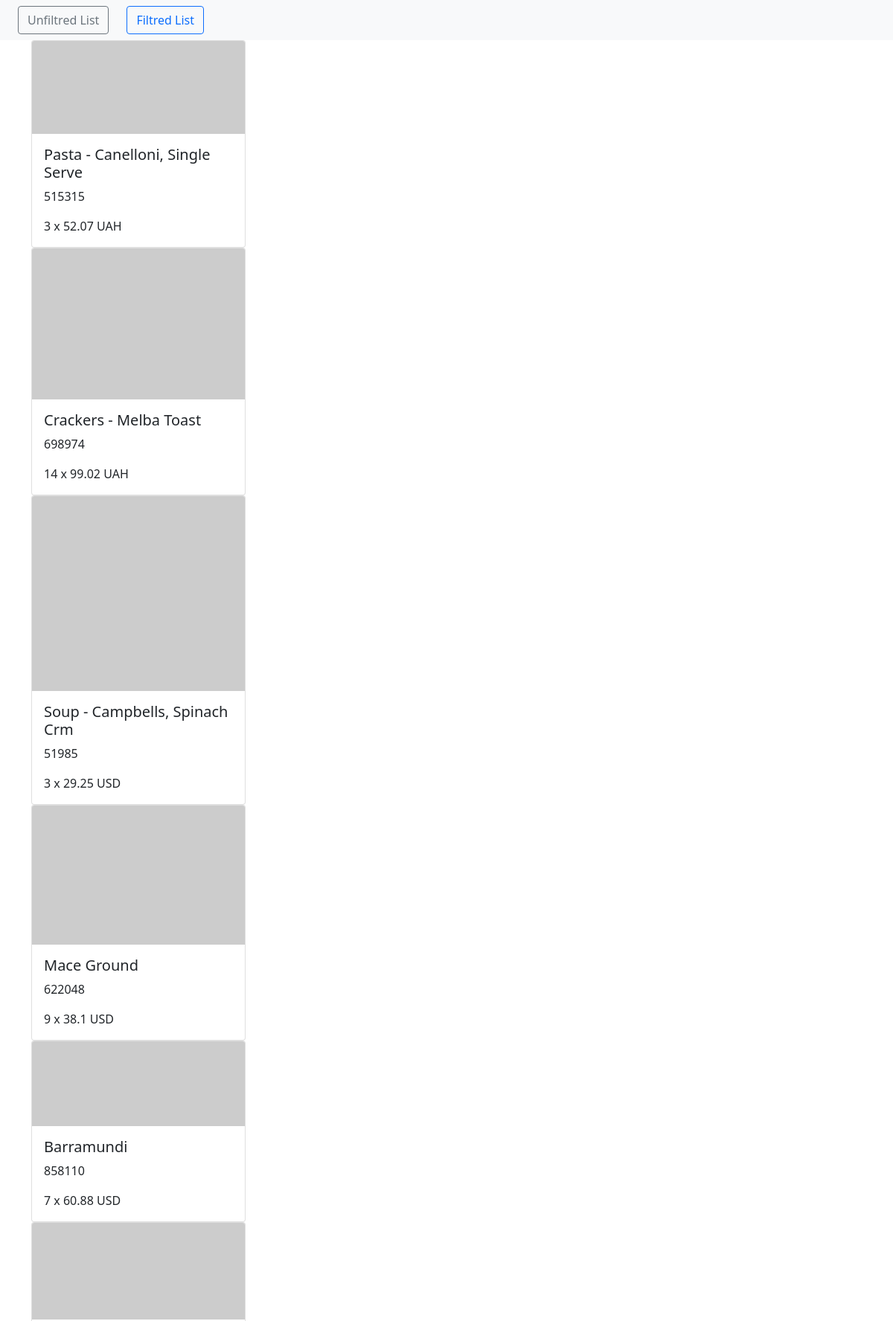
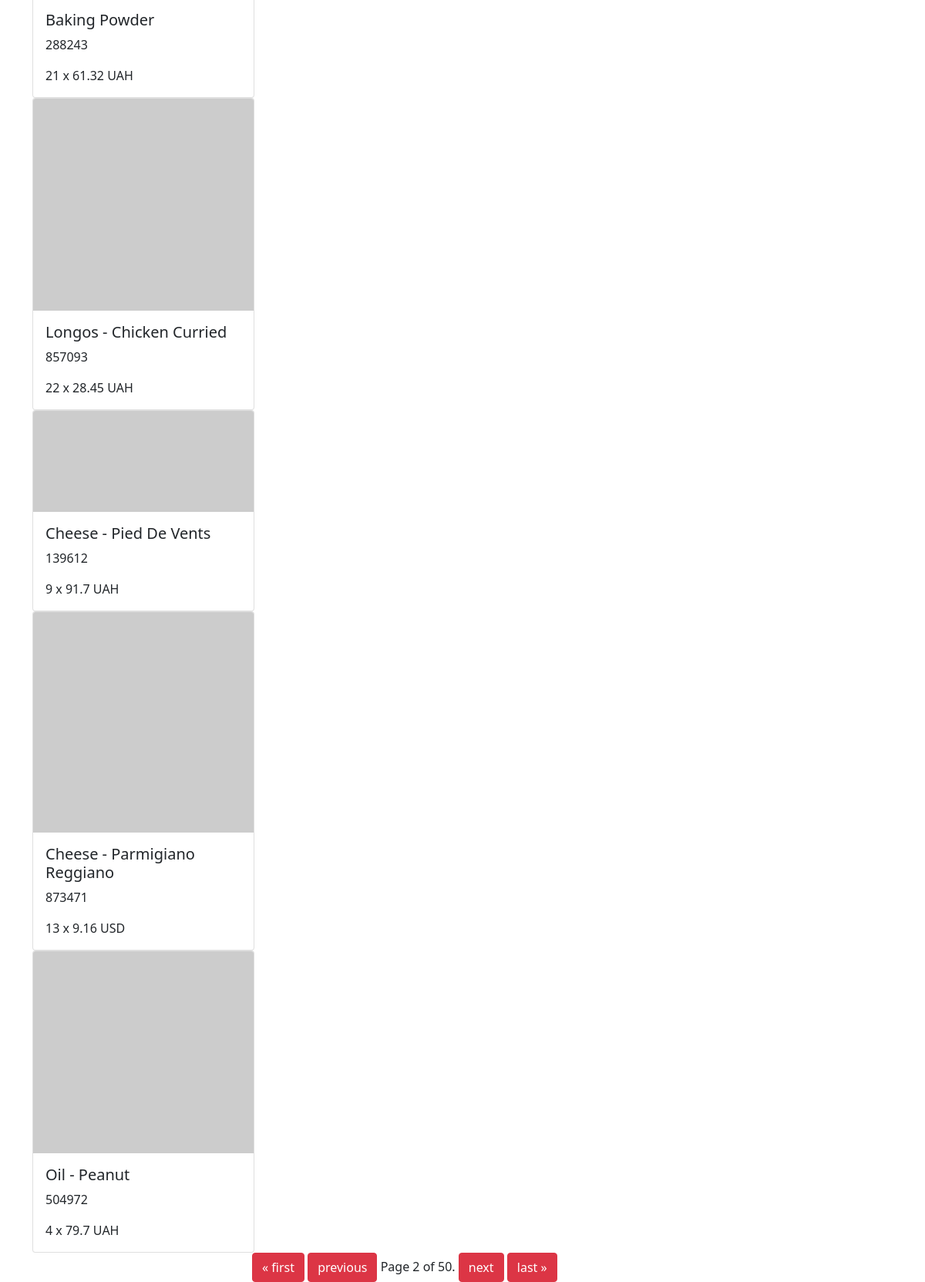
Screenshot of /?page=2 with the database file from the repository (2 pictures, top to bottom).
### job/models.py (models this page shows, shortened)
class Product(models.Model):
    name = models.CharField(max_length=256)
    productCode = models.IntegerField()
    price = models.FloatField()
    image = models.ImageField()
    currency = models.CharField(max_length=3)
    qty = models.IntegerField()

### job/views.py (the view)
# urls.py: path('', views.unfiltred, name='unfiltred'),
def unfiltred(request):
    products = Product.objects.all()
    p = Paginator(products, 10)
    page_number = request.GET.get('page')
    try:
        page_obj = p.get_page(page_number)
    except PageNotAnInteger:
        page_obj = p.page(1)
    except EmptyPage:
        page_obj = p.page(p.num_pages)
    for i in page_obj.object_list:
        print(i.productCode)
    return render(request, 'Page.html', {'products': products, 'page_obj': page_obj})

### templates/Page.html (shortened to what this page needs)
<!doctype html>
<html lang="en">
<head>
    <link href="https://cdn.jsdelivr.net/npm/bootstrap@5.0.2/dist/css/bootstrap.min.css" rel="stylesheet"
>
</head>
<body>
<nav class="navbar navbar-expand-lg navbar-light bg-light">
    <a href="{% url 'unfiltred' %}" class="btn btn-outline-secondary mx-4"> Unfiltred List</a>
    <a href="{% url  'filtred' 1 %}" class="btn btn-outline-primary">Filtred List</a>
</nav>
<div class="container">
    {% for product in page_obj.object_list %}
        <div class="card" style="width: 18rem;">
            <img class="card-img-top" src="{{ product.image }}" alt="Card image cap">
            <div class="card-body">
                <h5 class="card-title">{{ product.name }}</h5>
                <p class="card-text">{{ product.productCode }}</p>
                <p class="card-text">{{ product.qty }} x {{ product.price }} {{ product.currency }}</p>
            </div>
        </div>
    {% endfor %}
</div>
<div class="pagination">
    <div class="container">
        <div class="row">
            <div class="col-6 m-auto">
                <span class="step-links">
        {% if page_obj.has_previous %}
            <a class="btn btn-danger"  href="?page=1">&laquo; first</a>
            <a class="btn btn-danger"  href="?page={{ page_obj.previous_page_number }}">previous</a>
        {% endif %}
                    <span class="current">
            Page {{ page_obj.number }} of {{ page_obj.paginator.num_pages }}.
        </span>
                    {% if page_obj.has_next %}
                        <a class="btn btn-danger" href="?page={{ page_obj.next_page_number }}">next</a>
                        <a class="btn btn-danger" href="?page={{ page_obj.paginator.num_pages }}">last &raquo;</a>
                    {% endif %}
            </div>
        </div>
    </div>
</body>
</html>

### rows the page displays
Product: name "Pasta - Canelloni, Single Serve", productCode "515315", qty "3", price "52.07", currency "UAH"
Product: name "Crackers - Melba Toast", productCode "698974", qty "14", price "99.02", currency "UAH"
Product: name "Soup - Campbells, Spinach Crm", productCode "51985", qty "3", price "29.25", currency "USD"
Product: name "Mace Ground", productCode "622048", qty "9", price "38.1", currency "USD"
Product: name "Barramundi", productCode "858110", qty "7", price "60.88", currency "USD"
Product: name "Baking Powder", productCode "288243", qty "21", price "61.32", currency "UAH"
Product: name "Longos - Chicken Curried", productCode "857093", qty "22", price "28.45", currency "UAH"
Product: name "Cheese - Pied De Vents", productCode "139612", qty "9", price "91.7", currency "UAH"
Product: name "Cheese - Parmigiano Reggiano", productCode "873471", qty "13", price "9.16", currency "USD"
Product: name "Oil - Peanut", productCode "504972", qty "4", price "79.7", currency "UAH"

### other values shown
{{ page_obj.number }} "2"
{{ page_obj.paginator.num_pages }} "50"
